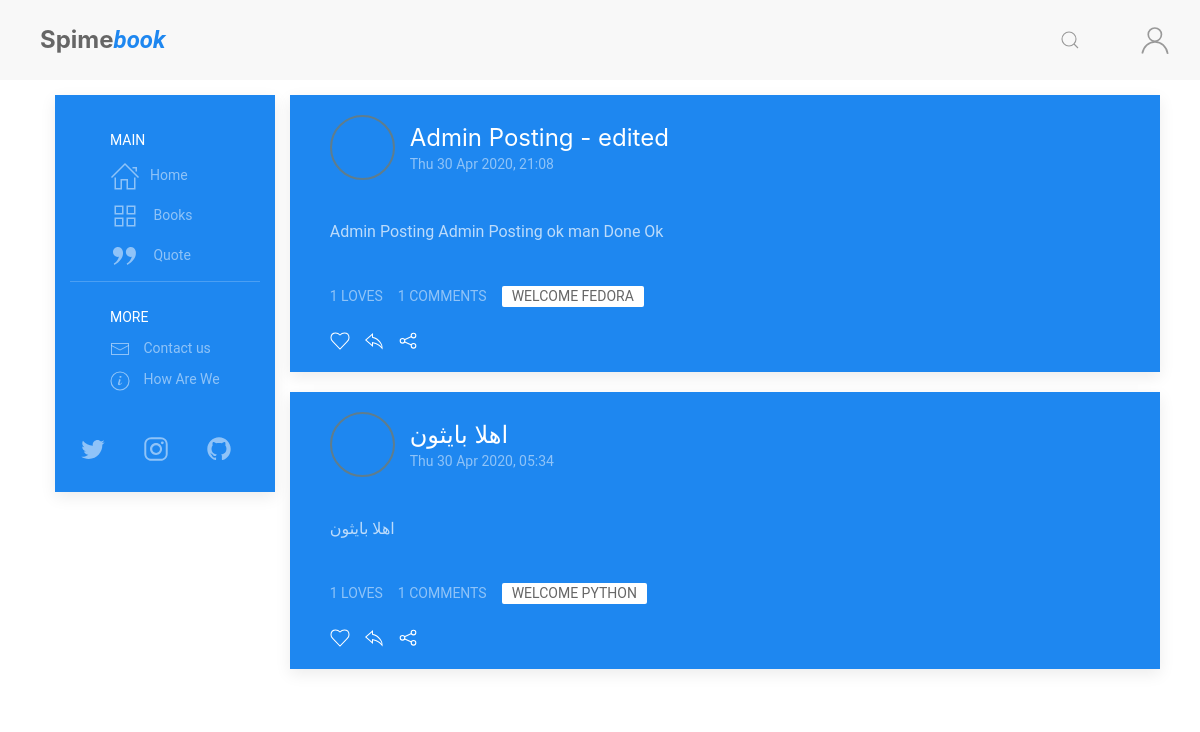
The page / on the database its author committed.
### posts/models.py (models this page shows, shortened)
class Post(models.Model):
    POST_TYPE = [
        ('Q', 'Quote'),
        ('R', 'Review'),
        ('P', 'Post'),
    ]
    title = models.CharField(max_length=120, default='')
    user = models.ForeignKey(User, on_delete=models.CASCADE)
    post_date = models.DateTimeField(default=timezone.now)
    post_edit_date = models.DateTimeField(auto_now=timezone.now)
    content = models.TextField(default='')
    post_type = models.CharField(
        max_length=1,
        choices=POST_TYPE,
        default='Psot')
    for_book = models.ForeignKey(Book, on_delete=models.CASCADE)
    archived = models.BooleanField(default=False)
    class Meta:
        ordering = ["-post_date"]

class Comment(models.Model):
    user = models.ForeignKey(User, on_delete=models.CASCADE)
    comment = models.CharField(max_length=300)
    comment_date = models.DateTimeField(auto_now_add=True)
    post = models.ForeignKey(
        Post, on_delete=models.CASCADE, related_name='comments')

### books/models.py (models this page shows, shortened)
class Book(models.Model):
    title = models.CharField(max_length=255, verbose_name=_('Book Title'))
    book_image = models.ImageField(
        upload_to='books/cover/', default='book.jpg', verbose_name=_('Book Cover Image'))
    author = models.ForeignKey(
        Author, on_delete=models.CASCADE, verbose_name=_('The Author'))
    publish_date = models.DateField(
        default=timezone.now, verbose_name=_('Publish Date'))
    genres = models.ManyToManyField(
        Genres, related_name='genres', verbose_name=_('Genres'))
    book_or_Novel = models.CharField(
        max_length=5, choices=book_type, default='Book', verbose_name=_('Type'))

class EN(models.Model):
    lang = models.CharField(max_length=2, default='en', auto_created='en')
    book = models.OneToOneField(
        Book, on_delete=models.CASCADE, verbose_name=_('Orginal Book'))
    title = models.CharField(max_length=255, blank=True,
                             null=True, verbose_name=_('Book Title'))
    book_Bio = models.TextField(
        blank=True, null=True, verbose_name=_('Book Bio'))
    class Meta:
        verbose_name = _("English Translation")
        verbose_name_plural = _("English Translation")
        ordering = ['-id']
    def __str__(self):
        if self.title is None:
            return translator.translate(self.book.title, dest='en').text
        else:
            return self.title

### posts/views.py (the view)
# urls.py: path('', views.blog, name='blog-home')
def home(request):
    comment_form = AddCommentForm()
    all_posts = Post.objects.filter(archived=False)
    page = request.GET.get('page', 1)
    paginator = Paginator(all_posts, 7)
    try:
        posts = paginator.page(page)
    except PageNotAnInteger:
        posts = paginator.page(1)
    except EmptyPage:
        posts = paginator.page(paginator.num_pages)
    context = {
        'title': 'Spimebook, a site for readers',
        'posts': posts,
        'comment_form': comment_form,
    }
    return render(request, 'posts/index.html', context)

### books/templatetags/books_extra.py (called while the page is built)
@register.filter(name='get_translate')
def get_translate(value, arg):
    translate = eval(f"value.{arg}")
    return translate

@register.simple_tag
def define(val=None):
    return val

### posts/templatetags/posts_extra.py (called while the page is built)
@register.inclusion_tag('posts/costumtags/reaction_bar.html')
def reaction_bar(post_id, user):
    target_post = Post.objects.get(id=post_id)
    comment_form = AddCommentForm()
    context = {
        'user': user,
        'post': target_post,
        'comment': target_post,
        'comment_form': comment_form,
    }
    return context

@register.inclusion_tag('posts/costumtags/post_container.html')
def post(post, user):
    context = {
        'user': user,
        'post': post
    }
    return context

@register.inclusion_tag('posts/costumtags/infinite_scroll_js.html')
def infinite_scroll_js():
    context = {
    }
    return context

### posts/templates/posts/index.html (shortened to what this page needs)
{% extends "posts/base.html" %}
{% load static %}
{% load posts_extra %}
{% block content %}
<div class="article-feed">
    {% for post in posts %}
    {% post post user %}
    {% endfor %}
</div>
{% endblock content %}

### posts/templates/posts/costumtags/post_container.html
{% load posts_extra %}
<div class="article">
    <div class="uk-card uk-card-primary uk-margin uk-width-1-1">
        <div class="uk-card-header">
            <div class="uk-grid-small uk-flex-middle" uk-grid>
                <div class="uk-width-auto">
                    <a href="{% url 'user-profile' post.user %}">
                        <img data-src="{{post.user.profile.picture.url}}" class="uk-border-circle avatat-img" width="50"
                            height="50" alt="{{post.user}}" uk-img>
                    </a>
                </div>
                <div class="uk-width-expand">
                    <a href="{% url 'post' post.id %}">
                        <h3 class="uk-card-title uk-margin-remove-bottom">{{post.title}}</h3>
                    </a>
                    <p class="uk-text-meta uk-margin-remove-top">
                        <time>{{post.post_date|date:"D d M Y, H:i"}}</time>
                    </p>
                </div>
            </div>
        </div>
        <div class="uk-card-body uk-padding uk-padding-remove-vertical uk-margin">
            {% if post.post_type == "Q" %}
            <q>
                {{ post.content }}
            </q> {% else %}
            <p>
                {{ post.content }}
            </p>
            {% endif %}
        </div>
        <div class="uk-card-footer">
            {% reaction_bar post.id user %}
        </div>
    </div>
</div>

### posts/templates/posts/costumtags/reaction_bar.html (shortened to what this page needs)
{% load books_extra %}
{% if user.is_authenticated %}
{% define user.profile.lang as user_lang %}
{% else %}
{% define 'en' as user_lang %}
{% endif %}
<div class="uk-flex uk-grid-small" uk-grid>
    <div class="uk-flex uk-grid-small" uk-grid>
        <div>
            <span class="uk-button uk-button-text uk-text-meta">{{post.loves.count}} loves</span>
        </div>
        <div class="uk-margin-small-bottom">
            <a href="#post-comment-{{post.id}}" class="uk-button uk-button-text uk-text-meta"
                uk-toggle>{{post.comments.all|length}} Comments</a>
        </div>
    </div>
    <div class="tags uk-margin-bottom ">
        <a href="{% url 'book' post.for_book.id %}" class="uk-label">{{ post.for_book|get_translate:user_lang }}</a>
    </div>
</div>
<div class="reaction">
    {% if user.is_authenticated %}
    <span>
        <a class="uk-icon uk-margin-small-right" id="love-post" data-post="{% url 'love' post.id %}"
            uk-icon="icon: heart"></a>
    </span>
    <span>
        <a href="#" class="uk-icon uk-margin-small-right" uk-icon="icon: reply"
            uk-toggle="target: #add-reply-{{post.id}}; animation: uk-animation-slide-top-small" type="button"></a>
    </span>
    {% else %}
    <span uk-tooltip="Log In First">
        <a class="uk-icon uk-margin-small-right" uk-icon="icon: heart"></a>
    </span>
    <span uk-tooltip="Log In First">
        <a class="uk-icon uk-margin-small-right" uk-icon="icon: reply" type="button"></a>
    </span>
    {% endif %}
    <span>
        <a href="#share-modal" class="uk-icon uk-margin-small-right" uk-icon="icon: social" uk-toggle></a>
    </span>
</div>

### posts/static/posts/css/my_style.css (style rules this page uses)
* { font-family: 'Roboto', sans-serif; box-sizing: border-box }
body { color: #666 }
.avatat-img { border: 2px solid #607d8b; width: 65px; height: 65px; object-fit: cover; object-position: center; }

### rows shown on the page
Post: title "Admin Posting - edited", post_date "Thu 30 Apr 2020, 21:08", content "Admin Posting Admin Posting ok man Done Ok", loves.count "1", comments.all|length "1", for_book|get_translate "WELCOME FEDORA"
Post: title "اهلا بايثون", post_date "Thu 30 Apr 2020, 05:34", content "اهلا بايثون", loves.count "1", comments.all|length "1", for_book|get_translate "WELCOME PYTHON"
